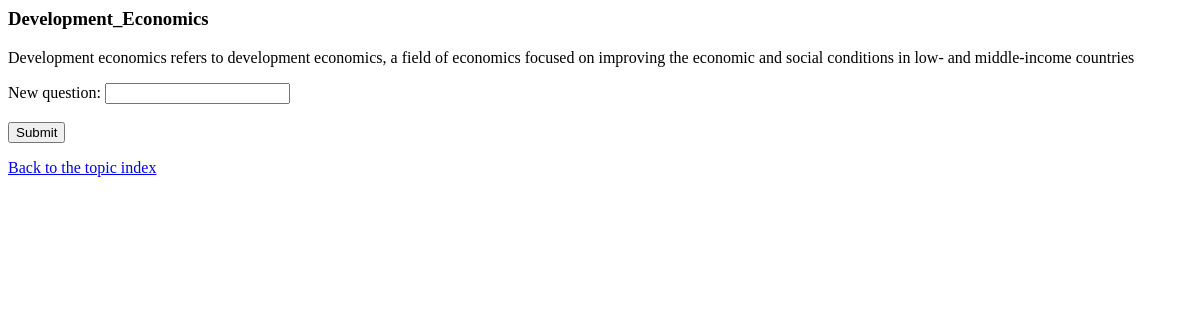
The app's page /polls/Development_Economics/, older data.
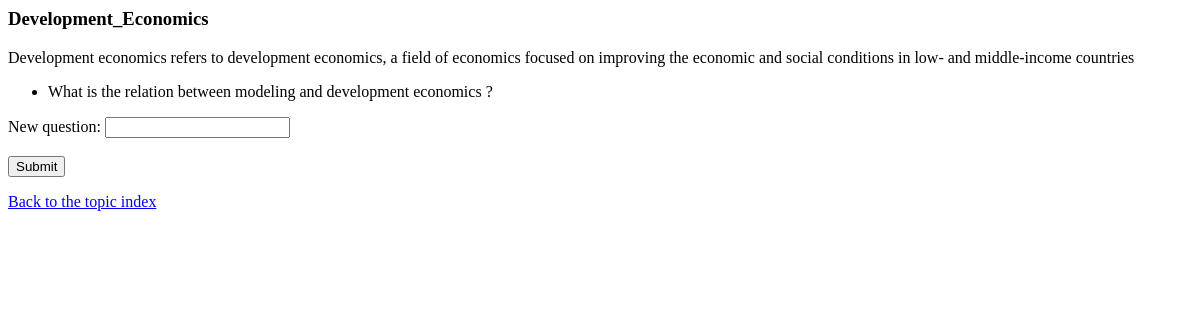
The same page, newer data.
### polls/models.py (models this page shows, shortened)
class Topic(models.Model):
    customer = models.ForeignKey(Customer, on_delete=models.CASCADE)
    name = models.CharField(max_length=150)
    description = models.CharField(max_length=250)
    created_at = models.DateTimeField(auto_now_add=True)

class Question(models.Model):
    topic = models.ForeignKey(Topic, on_delete=models.CASCADE)
    question_text = models.CharField(max_length= 250)

### polls/views.py (the view)
# urls.py: path("<str:topic_name>/", views.topic, name="topic")
def topic(request, topic_name):
    try:
        topic = Topic.objects.get(name=topic_name)
        questions = Question.objects.filter(topic=topic)
    except:
        raise Http404("Topic does not exist.")
    template = loader.get_template("polls/topic.html")
    context = {"topic_name": topic_name, "topic": topic,'questions':questions}
    return HttpResponse(template.render(context,template)) #HttpResponse(render(request, f"polls/topic.html"), context)

### polls/templates/polls/topic.html
{% if topic_name %}
    <h3>{{topic_name}}</h3>
{% else %}
    <p>No topic specified</p>
{% endif %}
{% if topic %}
    <p> {{ topic.description}}</p>
{% else %}
    <p>No topic specified</p>
{% endif %}
{% if questions %}
    <ul>
        {% for question in questions %}
            <li>
                <p> {{question.question_text}} </p>
            </li>
        {% endfor %}
    </ul>
{% endif %}
<form>
    <label for="new_question">New question:</label>
    <input type="text" id="new_question" new_question = 'new_question'><br><br>
    <button type="submit">Submit</button>
</form>
<a href="{% url 'polls:index' %}"> Back to the topic index</a>

Row changes from the older to the newer data that the page shows:
added Question: question_text "What is the relation between modeling and development economics ?"
